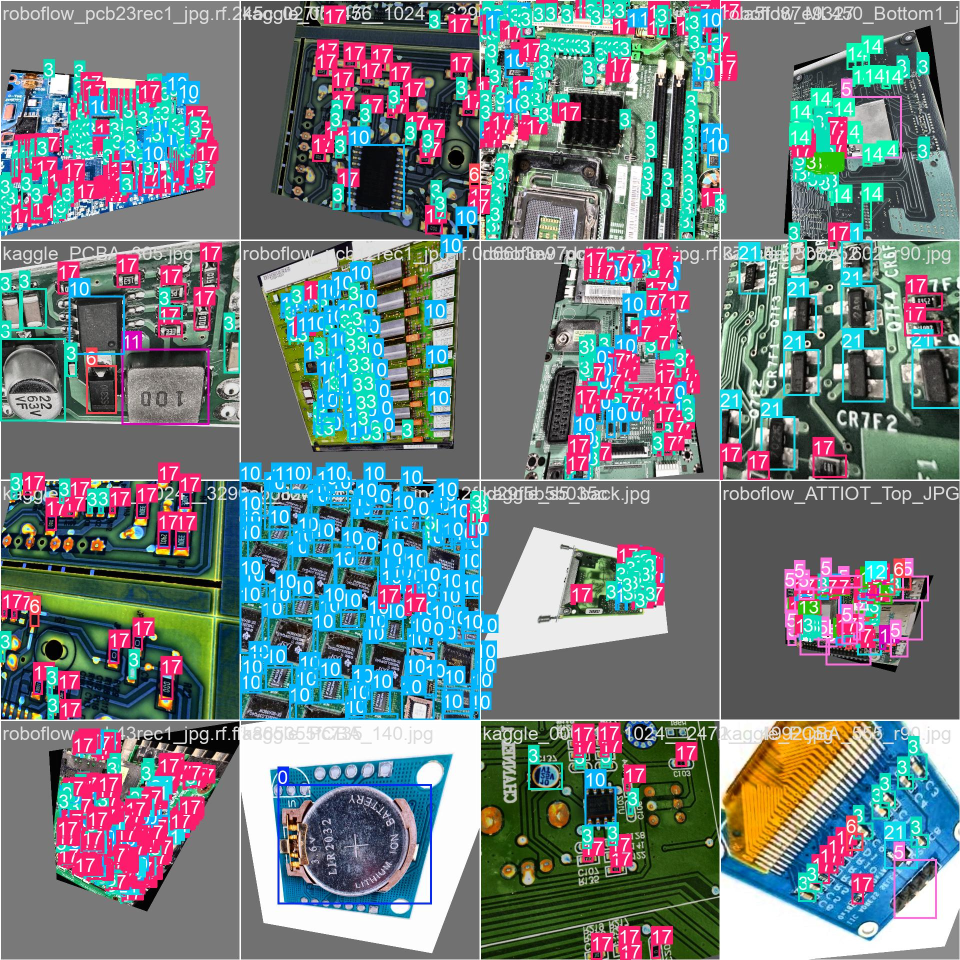
#> input picture yolo_finetune_run/pcb_yolo11m/train_batch0.jpg, 1920 x 1920 px (shown at 1/2 size)
$ python -i wacv_tile_prep.py   (imports and definitions only)
#> lines starting #> are read from the running program, lines starting #| are printed output that depends on the picture; after the words box and inside, x2 and y2 are one past the last pixel; in counts of white or black regions, pixels touching at a corner belong together
import xml.etree.ElementTree as ET
from pathlib import Path

import cv2
import numpy as np
from absl import app, flags

FLAGS = flags.FLAGS
# [9 lines not run here, left out]

CANON = ["battery", "button", "buzzer", "capacitor", "clock", "connector", "diode",
         "display", "fuse", "heatsink", "ic", "inductor", "led", "pads", "pins",
         "potentiometer", "relay", "resistor", "switch", "transducer", "transformer",
         "transistor", "unknown"]
CANON_INDEX = {n: i for i, n in enumerate(CANON)}

# WACV first-token component name -> canonical name. Extend if new tokens show up.
WACV_TO_CANON = {
    "battery": "battery", "button": "button", "buzzer": "buzzer",
    "capacitor": "capacitor", "clock": "clock", "connector": "connector",
    "diode": "diode", "display": "display", "fuse": "fuse", "heatsink": "heatsink",
    "ic": "ic", "inductor": "inductor", "led": "led", "pads": "pads", "pins": "pins",
    "potentiometer": "potentiometer", "resistor": "resistor",
    "transformer": "transformer", "transistor": "transistor", "switch": "switch",
    "unknown": "unknown",
    "ferrite bead": "inductor", "resistor network": "resistor", "capacitor jumper": "capacitor",
    "jumper": "unknown", "test point": "pads", "resistor jumper": "resistor",
    "emi filter": "unknown", "zener diode": "unknown", "diode zener array": "diode",
    "electrolytic capacitor": "capacitor",
}


# [23 lines left out: functions extract_class, apply_clahe, not called in this run]


def detect_content_bbox(image, downsample=8, pad_frac=0.02):
#> called with downsample = 8, pad_frac = 0.02
    h, w = image.shape[:2]
#> h = 1920; w = 1920
    small = cv2.resize(image, (max(1, w // downsample), max(1, h // downsample)))
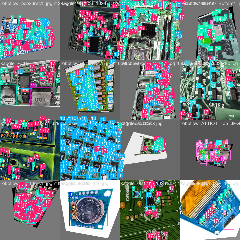
#> small: shape (240, 240, 3); mean R, G, B 111, 124.4, 126.7
    gray = cv2.cvtColor(small, cv2.COLOR_RGB2GRAY)
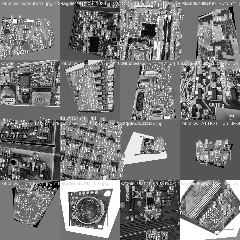
#> gray: shape (240, 240); min 0, max 255, mean 120.6
    if gray.dtype != np.uint8:
        gray = cv2.normalize(gray, None, 0, 255, cv2.NORM_MINMAX).astype(np.uint8)
    edges = cv2.Canny(cv2.GaussianBlur(gray, (5, 5), 0), 30, 100)
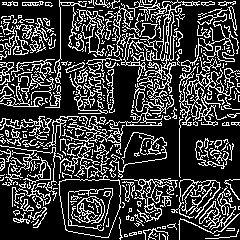
#> edges: shape (240, 240); 23.9% white in thin lines or dots
    dilated = cv2.dilate(edges, np.ones((15, 15), np.uint8), iterations=2)
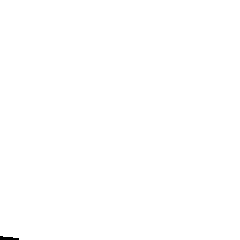
#> dilated: shape (240, 240); 99.9% white; 1 black region
    contours, _ = cv2.findContours(dilated, cv2.RETR_EXTERNAL, cv2.CHAIN_APPROX_SIMPLE)
#> contours = 1 contour; box (x1, y1, x2, y2) and area: (0, 0, 240, 240) 57068
    if not contours:
        return 0, 0, w, h
    x, y, cw, ch = cv2.boundingRect(max(contours, key=cv2.contourArea))
#> x = 0; y = 0; cw = 240; ch = 240
    x, y, cw, ch = [v * downsample for v in (x, y, cw, ch)]
#> cw = 1920; ch = 1920
    px, py = int(cw * pad_frac), int(ch * pad_frac)
#> px = 38; py = 38
    return max(0, x - px), max(0, y - py), min(w, x + cw + px), min(h, y + ch + py)


# [115 lines left out: functions parse_voc, clip_box, find_board_files, main, not called in this run]


# [2 lines not run here, left out]

>>> import cv2
>>> picture = cv2.cvtColor(cv2.imread('../yolo_finetune_run/pcb_yolo11m/train_batch0.jpg'), cv2.COLOR_BGR2RGB)
>>> result = detect_content_bbox(picture)
#> result = (0, 0, 1920, 1920)

$ run again, on yolo_finetune_run/pcb_yolo11m/train_batch12060.jpg
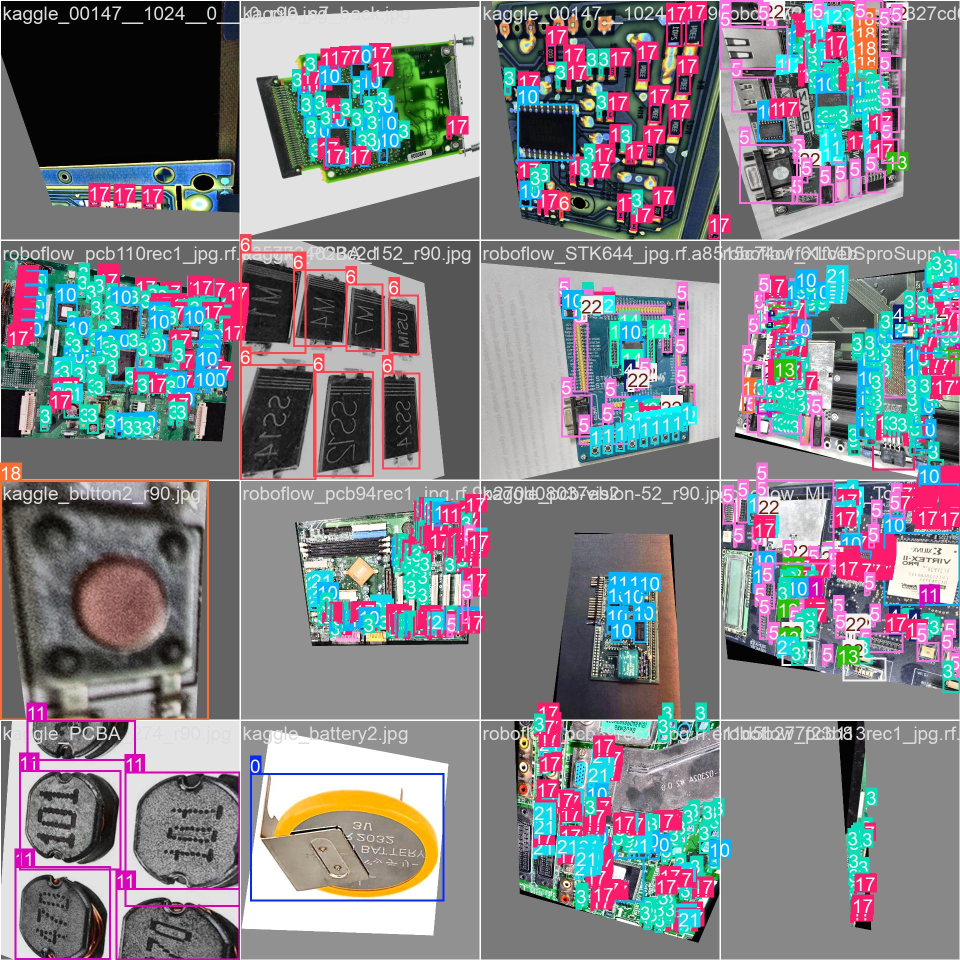
#> input picture yolo_finetune_run/pcb_yolo11m/train_batch12060.jpg, 1920 x 1920 px (shown at 1/2 size)
#> in detect_content_bbox, `edges = cv2.Canny(cv2.GaussianBlur(gray, (5, 5), 0), 30, 100)`:
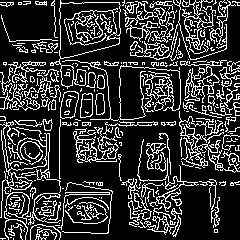
#> edges: shape (240, 240); 21% white in thin lines or dots
#> in detect_content_bbox, `dilated = cv2.dilate(edges, np.ones((15, 15), np.uint8), iterations=2)`:
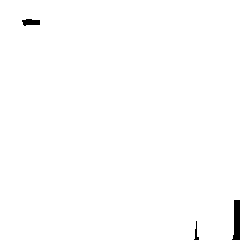
#> dilated: shape (240, 240); 99.3% white; 3 black regions
#> contours = 1 contour; box (x1, y1, x2, y2) and area: (0, 0, 240, 240) 56823
#> in detect_content_bbox, `x, y, cw, ch = cv2.boundingRect(max(contours, key=cv2.contourArea))`: x = 0; cw = 240
#> in detect_content_bbox, `x, y, cw, ch = [v * downsample for v in (x, y, cw, ch)]`: cw = 1920
#> px = 38
#> result = (0, 0, 1920, 1920)
